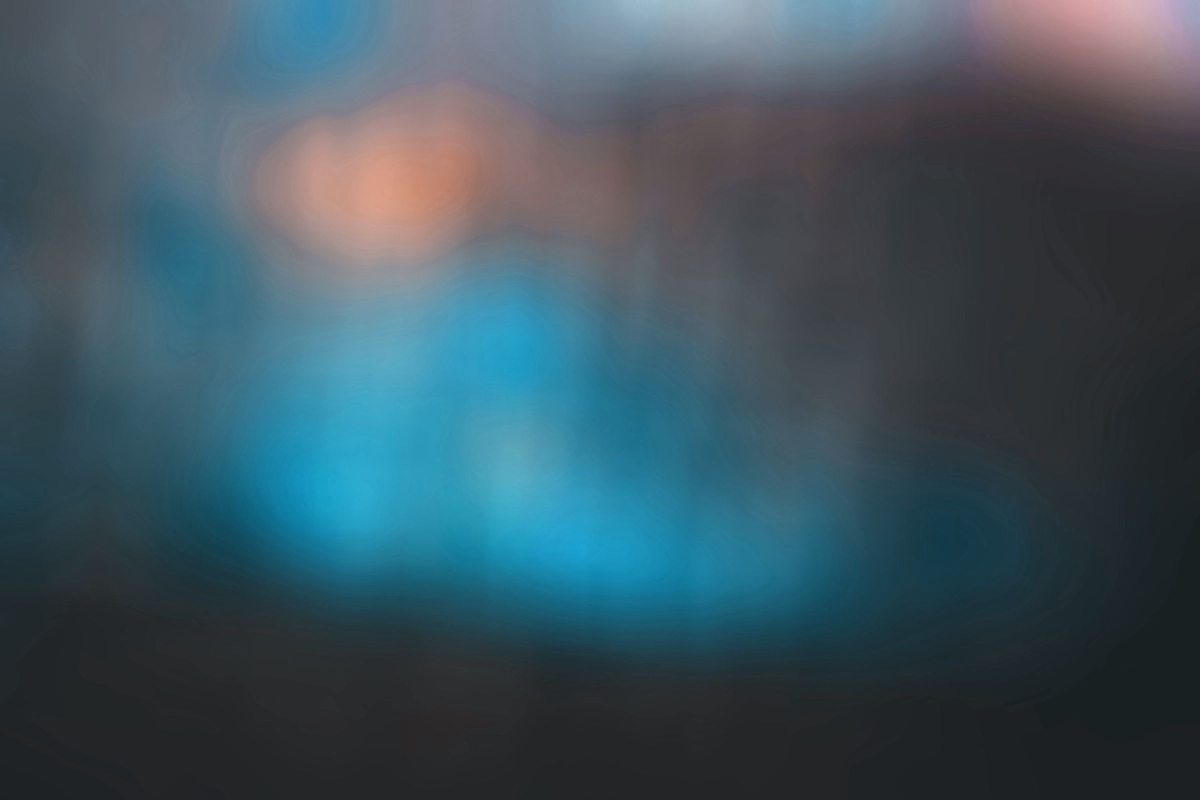
#> input picture frontend/src/assets/bg.jpg, 2400 x 1600 px (shown at 1/2 size)
$ python grade-background.py ../frontend/src/assets/bg.jpg
#> lines starting #> are read from the running program, lines starting #| are printed output that depends on the picture
"""Make the dashboard background: colour-grade a photo towards the dashboard palette
(orange + blue) and write it to frontend/src/assets/bg.jpg.

    source scripts/env.sh   # from bash, keeps uv's cache inside the project
    uv run --no-project --with pillow --with numpy scripts/grade-background.py <photo.jpg>

The current background comes from the Unsplash photo
mohammad-alizade-XgeZu2jBaVI-unsplash.jpg (6000x4000). The output is scaled to 2400 px
on the long side; the page darkens or lightens it per theme in CSS.

Hue-selective, in HSV:
* pink / magenta turn towards warm coral and lose most of their saturation
* violet moves towards blue
* salmon moves a little towards orange
* cyan / blue are pulled towards the Codex blue
The hue map is piecewise linear and continuous, so there is no banding at the edges
of each range.
"""

import sys
from pathlib import Path

import numpy as np
from PIL import Image

OUT = Path(__file__).resolve().parent.parent / "frontend" / "src" / "assets" / "bg.jpg"
LONG_SIDE = 2400

# source hue -> target hue (degrees). Targets above 360 wrap around.
HUE_MAP = [
    (0, 16), (30, 26), (60, 42), (120, 150), (170, 190), (200, 197), (230, 204),
    (262, 212), (290, 236), (315, 352), (345, 368), (360, 376),
]
# saturation multiplier by source hue
SAT_MAP = [(0, 1.22), (30, 1.18), (160, 1.0), (200, 1.0), (250, 0.8), (285, 0.45), (315, 0.4), (345, 0.75), (360, 1.22)]


def interp(table, x):
    xs, ys = zip(*table)
    return np.interp(x, xs, ys)


def grade(src: Path, dst: Path) -> None:
    img = Image.open(src).convert("RGB")
#> img is the input picture: PIL image 2400x1600 RGB; mean R, G, B 61.8, 83.7, 94.3
    img.thumbnail((LONG_SIDE, LONG_SIDE), Image.LANCZOS)
    hsv = np.asarray(img.convert("HSV")).astype(np.float32)
    h = hsv[..., 0] * 360 / 255
    s = hsv[..., 1] / 255
    v = hsv[..., 2] / 255
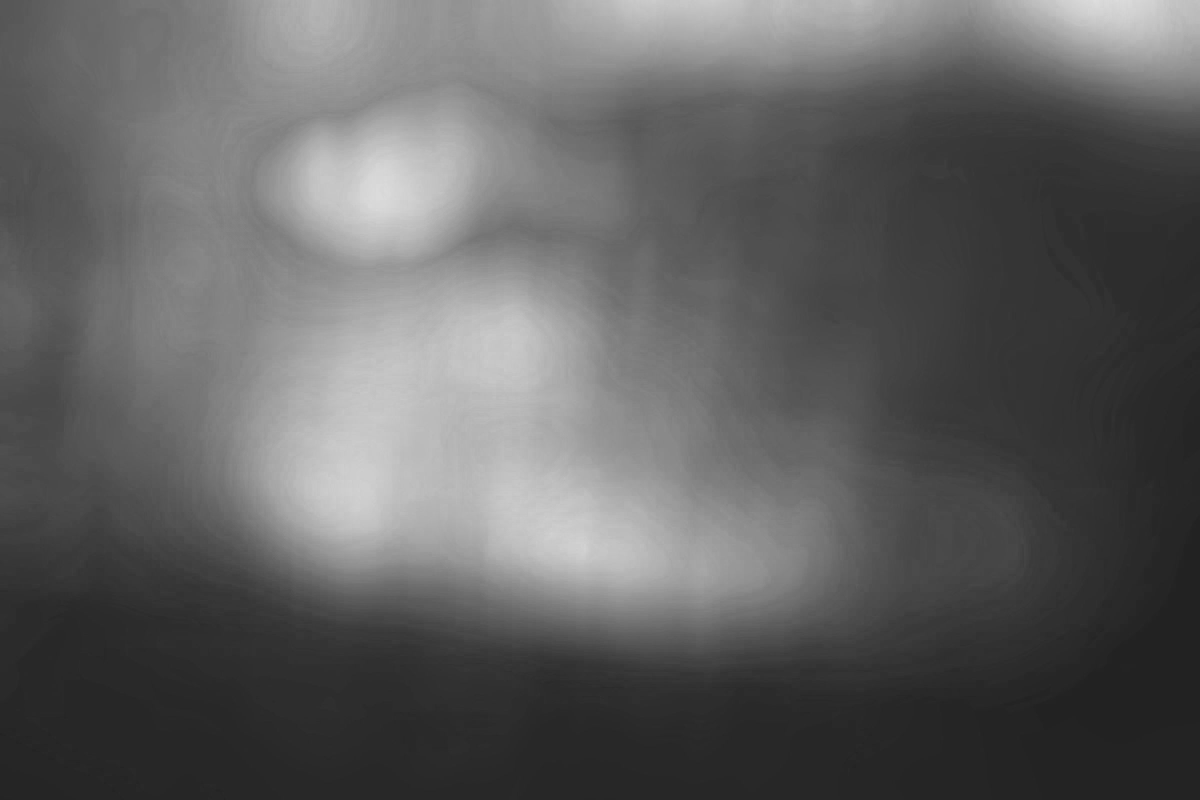
#> v: shape (1600, 2400) float32 (shown at 1/2 size); min 0.129, max 0.871, mean 0.379
    h2 = interp(HUE_MAP, h) % 360
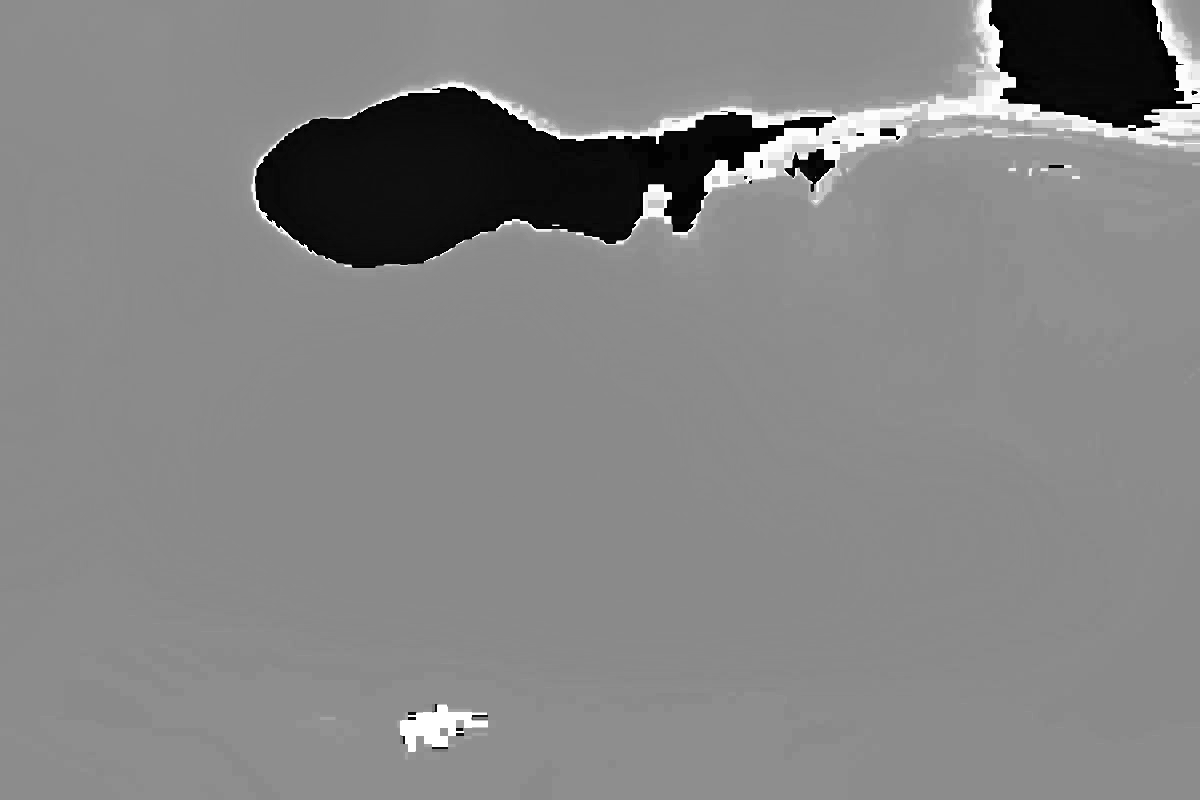
#> h2: shape (1600, 2400) float64 (shown at 1/2 size); min 0.188, max 359.4, mean 187.4; drawn with min black and max white
    s2 = np.clip(s * interp(SAT_MAP, h) * 0.92, 0, 1)
#> in interp (call 2), `return np.interp(x, xs, ys)`:
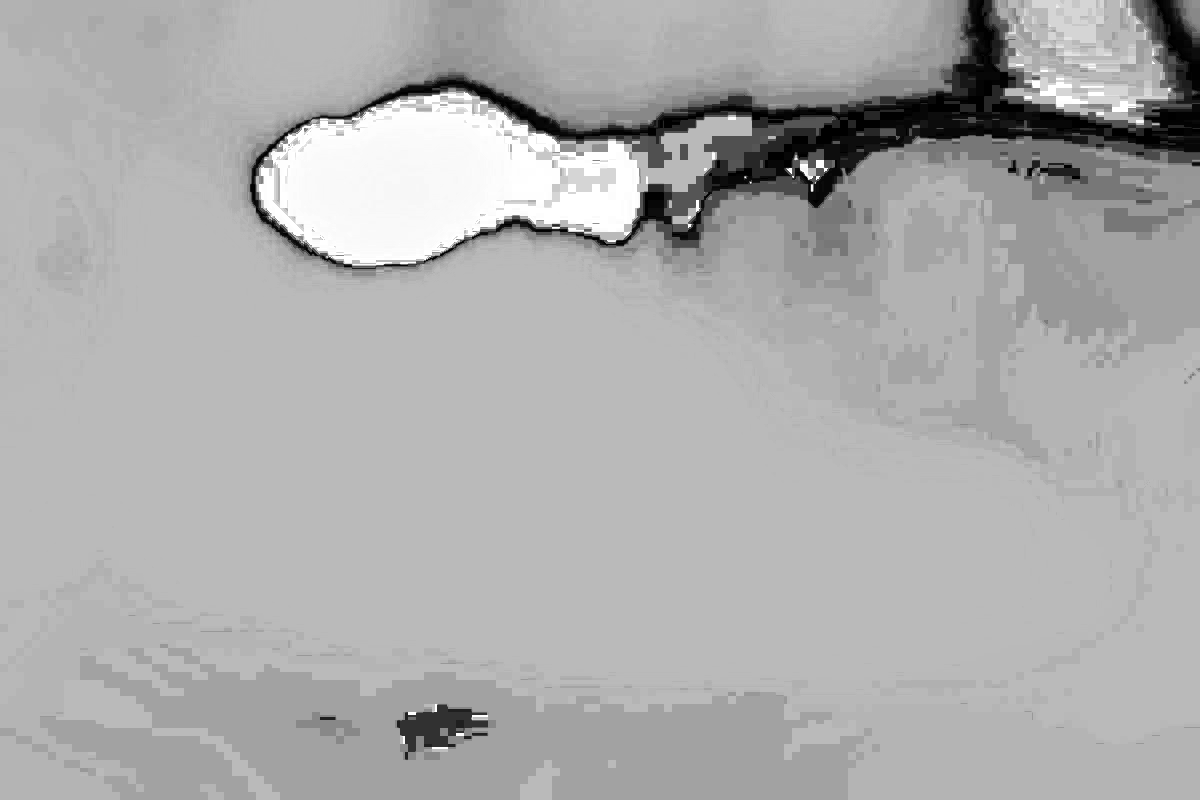
#> returned value: shape (1600, 2400) float64 (shown at 1/2 size); min 0.403, max 1.22, mean 0.959; drawn with min black and max white
    v2 = np.clip(v, 0, 1) ** 1.08  # a touch darker in the mids
    out = np.stack([h2 * 255 / 360, s2 * 255, v2 * 255], axis=-1).round().astype(np.uint8)
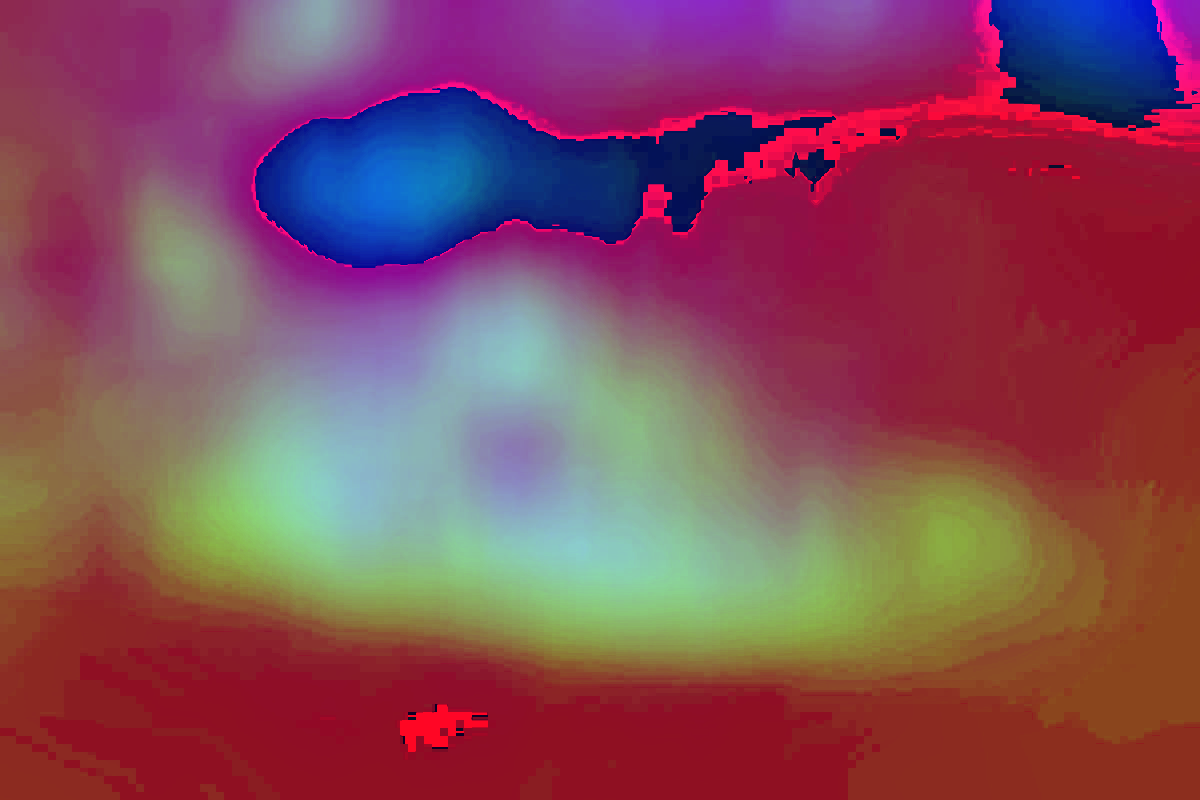
#> out: shape (1600, 2400, 3) (shown at 1/2 size); mean R, G, B 132.8, 74.6, 90.5
    Image.fromarray(out, "HSV").convert("RGB").save(dst, quality=80, optimize=True)


if __name__ == "__main__":
    if len(sys.argv) != 2:
        sys.exit(__doc__)
    grade(Path(sys.argv[1]).expanduser(), OUT)
    print(f"wrote {OUT}")
